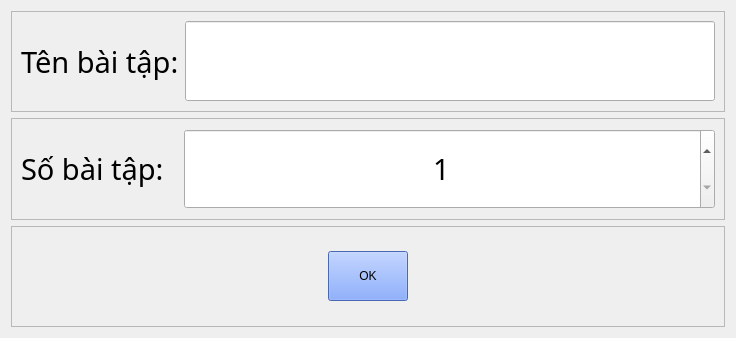
<?xml version="1.0" encoding="UTF-8"?>
<ui version="4.0">
 <class>EditWidget</class>
 <widget class="QWidget" name="EditWidget">
  <property name="geometry">
   <rect>
    <x>0</x>
    <y>0</y>
    <width>736</width>
    <height>338</height>
   </rect>
  </property>
  <property name="windowTitle">
   <string>Form</string>
  </property>
  <layout class="QVBoxLayout" name="verticalLayout">
   <item>
    <widget class="QFrame" name="name_frame">
     <property name="frameShape">
      <enum>QFrame::StyledPanel</enum>
     </property>
     <property name="frameShadow">
      <enum>QFrame::Raised</enum>
     </property>
     <layout class="QHBoxLayout" name="horizontalLayout_3">
      <item>
       <widget class="QLabel" name="name_label">
        <property name="font">
         <font>
          <family>iCiel Effra</family>
          <pointsize>22</pointsize>
         </font>
        </property>
        <property name="text">
         <string>Tên bài tập:</string>
        </property>
       </widget>
      </item>
      <item>
       <widget class="QLineEdit" name="name_entry">
        <property name="minimumSize">
         <size>
          <width>0</width>
          <height>80</height>
         </size>
        </property>
        <property name="font">
         <font>
          <family>Corbel</family>
          <pointsize>22</pointsize>
         </font>
        </property>
        <property name="alignment">
         <set>Qt::AlignCenter</set>
        </property>
       </widget>
      </item>
     </layout>
    </widget>
   </item>
   <item>
    <widget class="QFrame" name="num_frame">
     <property name="frameShape">
      <enum>QFrame::StyledPanel</enum>
     </property>
     <property name="frameShadow">
      <enum>QFrame::Raised</enum>
     </property>
     <layout class="QHBoxLayout" name="horizontalLayout_4">
      <property name="spacing">
       <number>20</number>
      </property>
      <item>
       <widget class="QLabel" name="num_label">
        <property name="minimumSize">
         <size>
          <width>0</width>
          <height>0</height>
         </size>
        </property>
        <property name="font">
         <font>
          <family>iCiel Effra</family>
          <pointsize>22</pointsize>
         </font>
        </property>
        <property name="text">
         <string>Số bài tập:</string>
        </property>
       </widget>
      </item>
      <item>
       <widget class="QSpinBox" name="num_entry">
        <property name="sizePolicy">
         <sizepolicy hsizetype="Expanding" vsizetype="Fixed">
          <horstretch>0</horstretch>
          <verstretch>0</verstretch>
         </sizepolicy>
        </property>
        <property name="minimumSize">
         <size>
          <width>0</width>
          <height>80</height>
         </size>
        </property>
        <property name="font">
         <font>
          <family>Corbel</family>
          <pointsize>22</pointsize>
         </font>
        </property>
        <property name="alignment">
         <set>Qt::AlignCenter</set>
        </property>
        <property name="minimum">
         <number>1</number>
        </property>
        <property name="maximum">
         <number>100000</number>
        </property>
       </widget>
      </item>
     </layout>
    </widget>
   </item>
   <item>
    <widget class="QFrame" name="confirm_frame">
     <property name="frameShape">
      <enum>QFrame::StyledPanel</enum>
     </property>
     <property name="frameShadow">
      <enum>QFrame::Raised</enum>
     </property>
     <layout class="QVBoxLayout" name="verticalLayout_5">
      <item alignment="Qt::AlignHCenter">
       <widget class="QPushButton" name="confirm_button">
        <property name="minimumSize">
         <size>
          <width>50</width>
          <height>50</height>
         </size>
        </property>
        <property name="maximumSize">
         <size>
          <width>100</width>
          <height>16777215</height>
         </size>
        </property>
        <property name="styleSheet">
         <string notr="true">QPushButton {
	background-color: rgb(102, 146, 251);
}

QPushButton:hover {
	background-color: rgba(102, 146, 251, 200);
}</string>
        </property>
        <property name="text">
         <string>OK</string>
        </property>
       </widget>
      </item>
     </layout>
    </widget>
   </item>
  </layout>
 </widget>
 <resources/>
 <connections/>
</ui>
